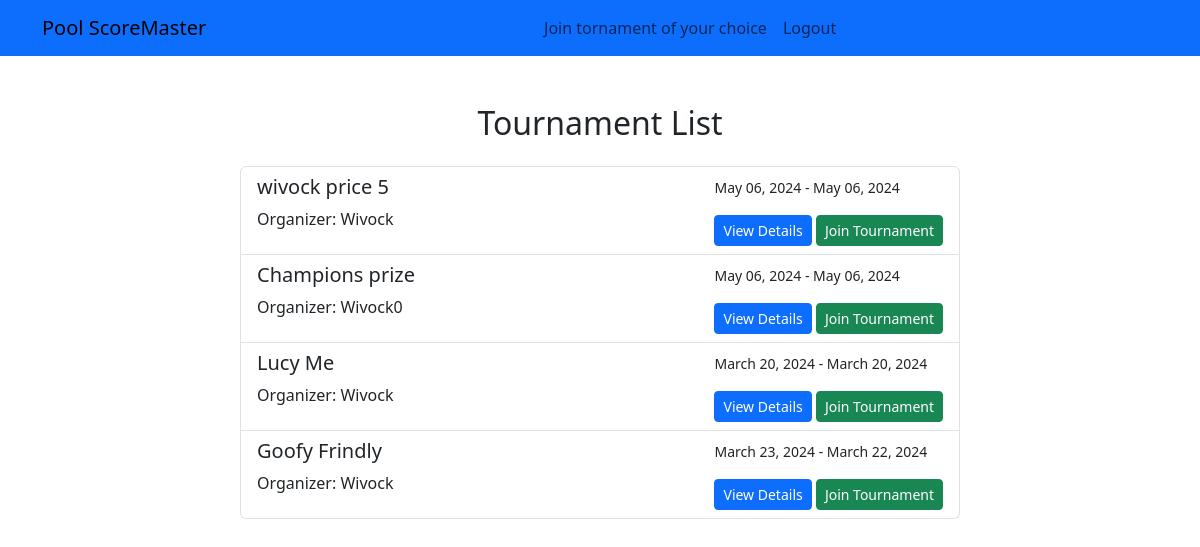
The page /tournament_list/ (signed in) on the database its author committed.
### pool_game/models.py (models this page shows)
class Tournament(models.Model):
    name = models.CharField(max_length=100)
    organizer = models.ForeignKey(User, on_delete=models.CASCADE)
    start_date = models.DateTimeField()
    end_date = models.DateTimeField()
    venue = models.CharField(max_length=100, null=True)
    tournament_type = models.CharField(max_length=50, null=True)

### pool_game/views.py (the view)
    def wrapper(request, *args, **kwargs):
        if request.user.is_authenticated:
            return view_func(request, *args, **kwargs)
        else:
            messages.error(request, 'You need to login to create a tournament.')
            return redirect(reverse('login'))  # Redirect to the login page

### pool_game/views.py (called while the page is built)
def check_user_login(view_func):
    def wrapper(request, *args, **kwargs):
        if request.user.is_authenticated:
            return view_func(request, *args, **kwargs)
        else:
            messages.error(request, 'You need to login to create a tournament.')
            return redirect(reverse('login'))  # Redirect to the login page
    return wrapper

@check_user_login
def tournament_list(request):
    tournaments = Tournament.objects.all()
    return render(request, 'tournament_list.html', {'tournaments': tournaments})

### pool_game/templates/tournament_list.html (shortened to what this page needs)
{% extends 'base.html' %}
{% block content %}
<div class="container mt-5">
    <div class="row justify-content-center">
        <div class="col-md-8">
            <h2 class="text-center mb-4">Tournament List</h2>
            <div class="list-group">
                {% for tournament in tournaments %}
                <div class="list-group-item list-group-item-action">
                    <div class="d-md-flex justify-content-between">
                        <div class="mb-3 mb-md-0">
                            <h5>{{ tournament.name }}</h5>
                            <p class="mb-1">Organizer: {{ tournament.organizer.username }}</p>
                        </div>
                        <div>
                            <small>{{ tournament.start_date|date:"F d, Y" }} - {{ tournament.end_date|date:"F d, Y" }}</small>
                            <div class="mt-3">
                                <a href="{% url 'tournament_detail' tournament.id %}" class="btn btn-primary btn-sm">View Details</a>
                                <a href="{% url 'join_tournament' tournament.id %}" class="btn btn-success btn-sm">Join Tournament</a>
                            </div>
                        </div>
                    </div>
                </div>
                {% endfor %}
            </div>
        </div>
    </div>
</div>
{% endblock %}

### pool_game/templates/base.html (shortened to what this page needs)
<!DOCTYPE html>
<html lang="en">
<head>
    <link href="https://cdn.jsdelivr.net/npm/bootstrap@5.3.2/dist/css/bootstrap.min.css" rel="stylesheet">
</head>
<body>
    <nav class="navbar navbar-expand-lg navbar-primary text-white bg-primary">
        <div class="container">
            <a class="navbar-brand" href="{% url 'home' %}">Pool ScoreMaster</a>
            {% if user.is_authenticated %}
<ul class="navbar-nav">
    <li class="nav-item">
        <a class="nav-link" href="{% url 'tournament_list' %}">Join tornament of your choice</a>
    </li>
    <li class="nav-item">
        <a class="nav-link" href="{% url 'logout' %}">Logout</a>
    </li>
</ul>
{% endif %}
        </div>
    </nav>
    <div class="container mt-4">
        {% block content %}
        {% endblock %}
    </div>
</body>
</html>

### pool_game/templates/base.html (style rules this page uses)
.navbar { text-align: center; }
.navbar-nav { margin: auto; }

### rows shown on the page
Tournament: name "wivock price 5", organizer.username "Wivock", start_date "May 06, 2024", end_date "May 06, 2024"
Tournament: name "Champions prize", organizer.username "Wivock0", start_date "May 06, 2024", end_date "May 06, 2024"
Tournament: name "Lucy Me", organizer.username "Wivock", start_date "March 20, 2024", end_date "March 20, 2024"
Tournament: name "Goofy Frindly", organizer.username "Wivock", start_date "March 23, 2024", end_date "March 22, 2024"
